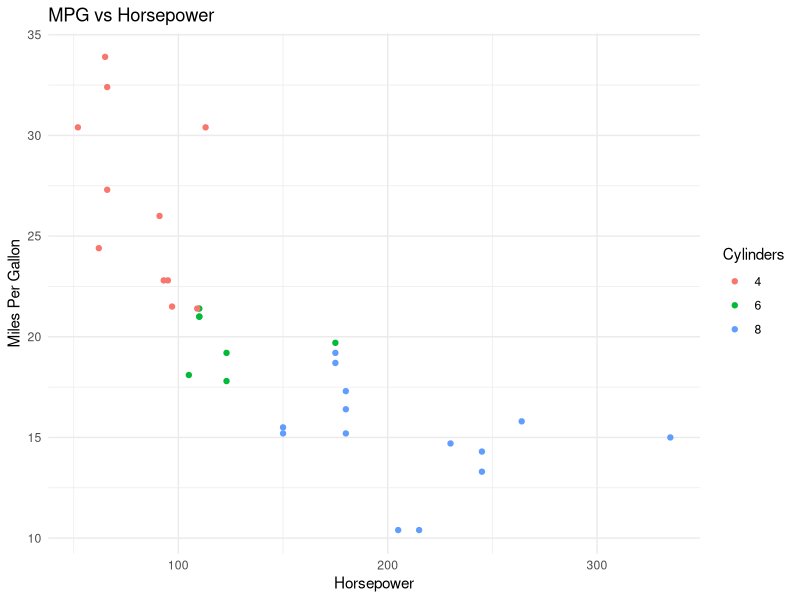

Reproduce this figure in R.
## ---- chunk 1
# Example R code for a visual in your presentation 
library(ggplot2) 
ggplot(mtcars, aes(x = hp, y = mpg, color = as.factor(cyl))) + geom_point() + labs(title = "MPG vs Horsepower", x = "Horsepower", y = "Miles Per Gallon", color = "Cylinders") + theme_minimal()
